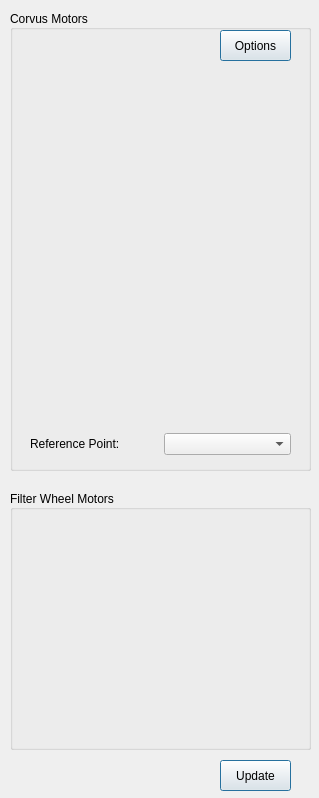
<?xml version="1.0" encoding="UTF-8"?>
<ui version="4.0">
 <class>LaserBoxGuiObject</class>
 <widget class="QWidget" name="LaserBoxGuiObject">
  <property name="geometry">
   <rect>
    <x>0</x>
    <y>0</y>
    <width>319</width>
    <height>798</height>
   </rect>
  </property>
  <property name="sizePolicy">
   <sizepolicy hsizetype="Ignored" vsizetype="Ignored">
    <horstretch>0</horstretch>
    <verstretch>0</verstretch>
   </sizepolicy>
  </property>
  <property name="font">
   <font>
    <weight>50</weight>
    <bold>false</bold>
   </font>
  </property>
  <property name="windowTitle">
   <string>Laserbox GUI</string>
  </property>
  <widget class="QGroupBox" name="the_box">
   <property name="enabled">
    <bool>true</bool>
   </property>
   <property name="geometry">
    <rect>
     <x>10</x>
     <y>10</y>
     <width>301</width>
     <height>461</height>
    </rect>
   </property>
   <property name="sizePolicy">
    <sizepolicy hsizetype="Ignored" vsizetype="Ignored">
     <horstretch>0</horstretch>
     <verstretch>0</verstretch>
    </sizepolicy>
   </property>
   <property name="title">
    <string>Corvus Motors</string>
   </property>
   <property name="alignment">
    <set>Qt::AlignLeading|Qt::AlignLeft|Qt::AlignVCenter</set>
   </property>
   <widget class="QFrame" name="frame1">
    <property name="geometry">
     <rect>
      <x>10</x>
      <y>57</y>
      <width>281</width>
      <height>361</height>
     </rect>
    </property>
    <property name="sizePolicy">
     <sizepolicy hsizetype="Ignored" vsizetype="Ignored">
      <horstretch>0</horstretch>
      <verstretch>0</verstretch>
     </sizepolicy>
    </property>
    <property name="frameShape">
     <enum>QFrame::NoFrame</enum>
    </property>
    <property name="frameShadow">
     <enum>QFrame::Plain</enum>
    </property>
   </widget>
   <widget class="QWidget" name="layoutWidget">
    <property name="geometry">
     <rect>
      <x>20</x>
      <y>420</y>
      <width>261</width>
      <height>28</height>
     </rect>
    </property>
    <layout class="QHBoxLayout" name="horizontalLayout">
     <property name="spacing">
      <number>-1</number>
     </property>
     <property name="bottomMargin">
      <number>0</number>
     </property>
     <item>
      <widget class="QLabel" name="labelRef">
       <property name="sizePolicy">
        <sizepolicy hsizetype="Ignored" vsizetype="Fixed">
         <horstretch>0</horstretch>
         <verstretch>0</verstretch>
        </sizepolicy>
       </property>
       <property name="text">
        <string>Reference Point:</string>
       </property>
      </widget>
     </item>
     <item>
      <widget class="QComboBox" name="refValue">
       <property name="sizePolicy">
        <sizepolicy hsizetype="Ignored" vsizetype="Fixed">
         <horstretch>0</horstretch>
         <verstretch>0</verstretch>
        </sizepolicy>
       </property>
       <property name="focusPolicy">
        <enum>Qt::NoFocus</enum>
       </property>
      </widget>
     </item>
    </layout>
   </widget>
   <widget class="QPushButton" name="options">
    <property name="geometry">
     <rect>
      <x>210</x>
      <y>20</y>
      <width>71</width>
      <height>31</height>
     </rect>
    </property>
    <property name="focusPolicy">
     <enum>Qt::NoFocus</enum>
    </property>
    <property name="text">
     <string>Options</string>
    </property>
    <property name="autoRepeat">
     <bool>false</bool>
    </property>
    <property name="autoExclusive">
     <bool>false</bool>
    </property>
    <property name="autoDefault">
     <bool>false</bool>
    </property>
    <property name="default">
     <bool>true</bool>
    </property>
   </widget>
  </widget>
  <widget class="QGroupBox" name="the_box2">
   <property name="enabled">
    <bool>true</bool>
   </property>
   <property name="geometry">
    <rect>
     <x>10</x>
     <y>490</y>
     <width>301</width>
     <height>260</height>
    </rect>
   </property>
   <property name="sizePolicy">
    <sizepolicy hsizetype="Ignored" vsizetype="Ignored">
     <horstretch>0</horstretch>
     <verstretch>0</verstretch>
    </sizepolicy>
   </property>
   <property name="title">
    <string>Filter Wheel Motors</string>
   </property>
   <property name="alignment">
    <set>Qt::AlignLeading|Qt::AlignLeft|Qt::AlignVCenter</set>
   </property>
   <widget class="QFrame" name="frame2">
    <property name="geometry">
     <rect>
      <x>10</x>
      <y>27</y>
      <width>281</width>
      <height>221</height>
     </rect>
    </property>
    <property name="sizePolicy">
     <sizepolicy hsizetype="Ignored" vsizetype="Ignored">
      <horstretch>0</horstretch>
      <verstretch>0</verstretch>
     </sizepolicy>
    </property>
    <property name="frameShape">
     <enum>QFrame::NoFrame</enum>
    </property>
    <property name="frameShadow">
     <enum>QFrame::Plain</enum>
    </property>
   </widget>
  </widget>
  <widget class="QPushButton" name="updateAll">
   <property name="geometry">
    <rect>
     <x>220</x>
     <y>760</y>
     <width>71</width>
     <height>31</height>
    </rect>
   </property>
   <property name="focusPolicy">
    <enum>Qt::NoFocus</enum>
   </property>
   <property name="text">
    <string>Update</string>
   </property>
   <property name="autoRepeat">
    <bool>false</bool>
   </property>
   <property name="autoExclusive">
    <bool>false</bool>
   </property>
   <property name="autoDefault">
    <bool>false</bool>
   </property>
   <property name="default">
    <bool>true</bool>
   </property>
  </widget>
 </widget>
 <resources/>
 <connections/>
</ui>
